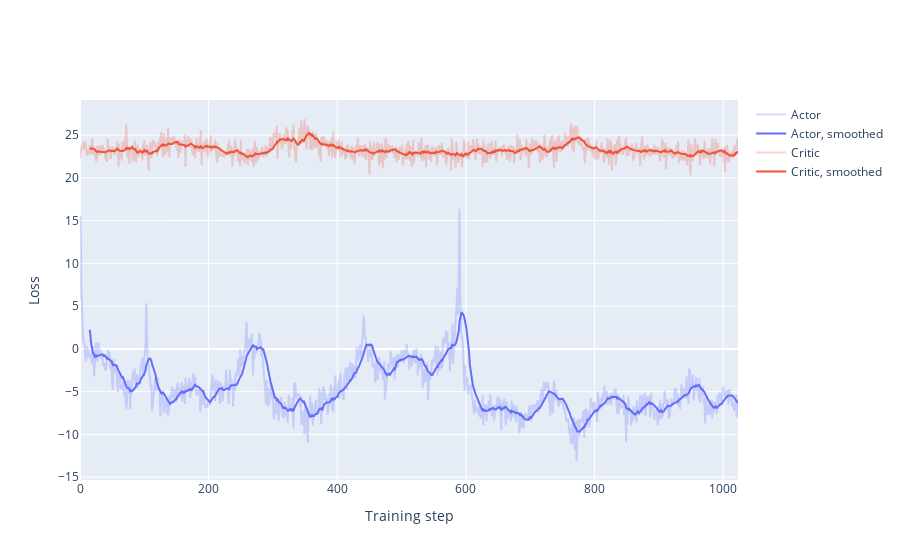

Here is the notebook cell this chart was saved with:
### Code cell
training_plot(train_results)

### Figure 1 — Plotly figure (JSON) as saved in the notebook; plotly's stock layout.template omitted (floating-point values rounded to 4 significant figures; data arrays with more than 128 entries replaced by an {"elided": "..."} marker saying what was removed)
{"data": [{"marker": {"color": "#636EFA"}, "name": "Actor", "opacity": 0.25, "type": "scatter", "y": {"elided": "1024 float values"}}, {"marker": {"color": "#636EFA"}, "name": "Actor, smoothed", "type": "scatter", "y": {"elided": "1024 float values"}}, {"marker": {"color": "#EF553B"}, "name": "Critic", "opacity": 0.25, "type": "scatter", "y": {"elided": "1024 float values"}}, {"marker": {"color": "#EF553B"}, "name": "Critic, smoothed", "type": "scatter", "y": {"elided": "1024 float values"}}], "layout": {"xaxis": {"title": {"text": "Training step"}}, "yaxis": {"title": {"text": "Loss"}}}}
